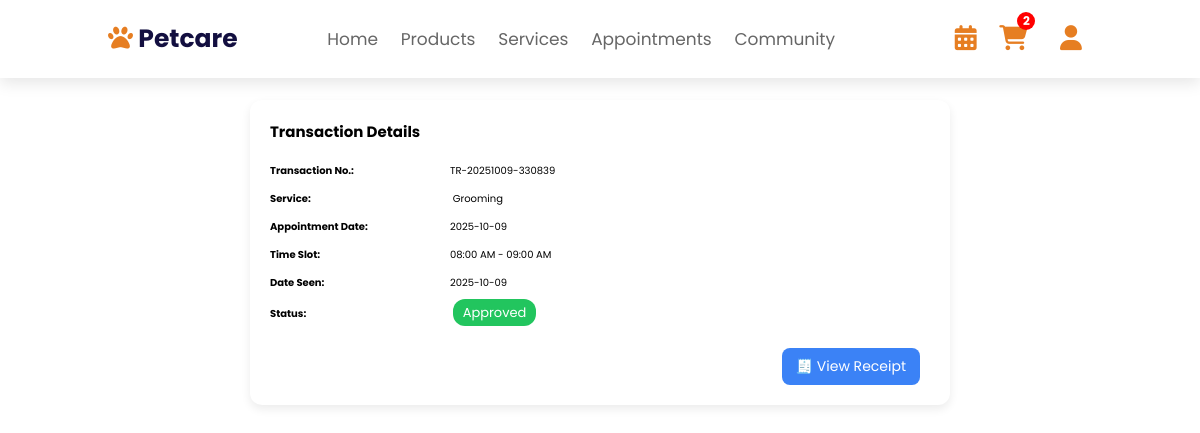
Page /transactions.php?transaction_no=TR-20251009-330839 (signed in) on the committed database.
### tables this page shows
CREATE TABLE `appointments` (
  `id` int(11) NOT NULL,
  `transaction_no` varchar(50) DEFAULT NULL,
  `user_id` varchar(36) NOT NULL,
  `appointment_date` date NOT NULL,
  `time_slot` varchar(50) NOT NULL,
  `status` enum('Pending','Approved','Completed','Rejected','Cancelled') DEFAULT 'Pending',
  `completed_at` timestamp NULL DEFAULT NULL,
  `service_id` int(11) NOT NULL,
  `date_seen` date DEFAULT NULL,
  `created_at` timestamp NOT NULL DEFAULT current_timestamp(),
  `active_slot` varchar(255) GENERATED ALWAYS AS (if(`status` in ('Pending','Approved'),concat(`appointment_date`,'-',`time_slot`,'-',`service_id`,'-',`user_id`),NULL)) STORED
);

CREATE TABLE `transactions` (
  `transaction_no` varchar(50) NOT NULL,
  `user_id` varchar(36) NOT NULL,
  `service` varchar(100) NOT NULL,
  `appointment_date` date NOT NULL,
  `time_slot` varchar(50) NOT NULL,
  `status` enum('Pending','Approved','Completed','Rejected','Cancelled') DEFAULT 'Pending',
  `created_at` timestamp NOT NULL DEFAULT current_timestamp()
);

### transactions.php (the view, shortened to what this page needs)
<?php
require_once 'components/auth.php';
$transaction_no = $_GET['transaction_no'];
$stmt = $conn->prepare("
SELECT t.transaction_no, t.service, t.appointment_date, t.time_slot, a.date_seen, a.id AS appointment_id,
       t.status AS transaction_status, a.status AS appointment_status,
       CASE
           WHEN t.status='Cancelled' OR a.status='Cancelled' THEN 'Cancelled'
           WHEN t.status='Completed' OR a.status='Completed' THEN 'Completed'
           WHEN t.status='Approved'  OR a.status='Approved'  THEN 'Approved'
           WHEN t.status='Rejected'  OR a.status='Rejected'  THEN 'Rejected'
           ELSE 'Pending'
       END AS apt_status
FROM transactions t
LEFT JOIN appointments a ON t.transaction_no = a.transaction_no
WHERE t.user_id=? AND t.transaction_no=?
LIMIT 1
");
$stmt->execute([$user_id,$transaction_no]);
$transaction = $stmt->fetch(PDO::FETCH_ASSOC);
?>
<!DOCTYPE html>
<html lang="en">
<head>
<link rel="stylesheet" href="assets/css/header.css">
<link rel="stylesheet" href="https://cdnjs.cloudflare.com/ajax/libs/font-awesome/6.4.0/css/all.min.css">
</head>
<body>
<?php include 'components/user_header.php'; ?>
<div class="details-container">
    <h2>Transaction Details</h2>
    <div class="details-row"><span class="details-label">Transaction No.:</span><?= htmlspecialchars($transaction['transaction_no']) ?></div>
    <div class="details-row"><span class="details-label">Service:</span><?= htmlspecialchars($transaction['service']) ?></div>
    <div class="details-row"><span class="details-label">Appointment Date:</span><?= htmlspecialchars($transaction['appointment_date']) ?></div>
    <div class="details-row"><span class="details-label">Time Slot:</span><?= htmlspecialchars($transaction['time_slot']) ?></div>
    <div class="details-row"><span class="details-label">Date Seen:</span><?= $transaction['date_seen'] ?? '-' ?></div>
    <div class="details-row"><span class="details-label">Status:</span>
        <span class="status-badge <?= strtolower($transaction['apt_status']) ?>"><?= ucfirst($transaction['apt_status']) ?></span>
    </div>
    <div class="actions">
        <?php if(in_array($transaction['apt_status'],['Approved','Completed'])): ?>
            <a href="receipt.php?transaction_no=<?= $transaction['transaction_no'] ?>" target="_blank" class="btn-receipt">🧾 View Receipt</a>
        <?php endif; ?>
    </div>
</div>
</body>
</html>

### assets/css/header.css (style rules this page uses)
:root { --carrot-color: #e67e22; --black: #130f40; --white: #fff; --light-color: #666; --light-bg: #eee; --border: 0.2rem solid #130f40; --box-shadow: 0 0.5rem 1.5rem rgba(0, 0, 0, 0.1); }
* { font-family: "Poppins", sans-serif; margin: 0; padding: 0; box-sizing: border-box; outline: none; border: none; text-decoration: none; text-transform: capitalize; transition: 0.2s linear; }
html { font-size: 62.5%; overflow-x: hidden; scroll-behavior: smooth; scroll-padding-top: 4rem; }

### transactions.php (style rules this page uses)
.details-container { max-width:700px;margin:100px auto;padding:20px;background:#fff;border-radius:12px;box-shadow:0 4px 10px rgba(0,0,0,0.08); }
.details-container h2 { margin-bottom:20px; }
.details-row { margin-bottom:12px; }
.details-label { font-weight:bold;display:inline-block;width:180px; }
.status-badge { padding:4px 10px;border-radius:12px;color:#fff;font-size:13px;text-transform:capitalize; }
.status-badge.approved { background:#22c55e; }
.actions { margin-top:20px; }
.actions a,.actions button { padding:8px 14px;border-radius:8px;font-size:14px;margin-right:10px;cursor:pointer; }
.actions .btn-receipt { background:#3b82f6;color:#fff;border:none; }

### components/checkout_modal.php (style rules this page uses)
.actions { grid-column: span 2; display: flex; justify-content: flex-end; gap: 10px; margin-top: 15px; position: sticky; bottom: 0; background: #fff; padding-top: 10px; }

### rows in the picture
appointments: transaction_no.transaction_no "TR-20251009-330839", transaction_no.service "Grooming", transaction_no.appointment_date "2025-10-09", transaction_no.time_slot "08:00 AM - 09:00 AM", date_seen "2025-10-09"

### other values in the picture
$cart_count "2"
$transaction['apt_status'] "Approved"
